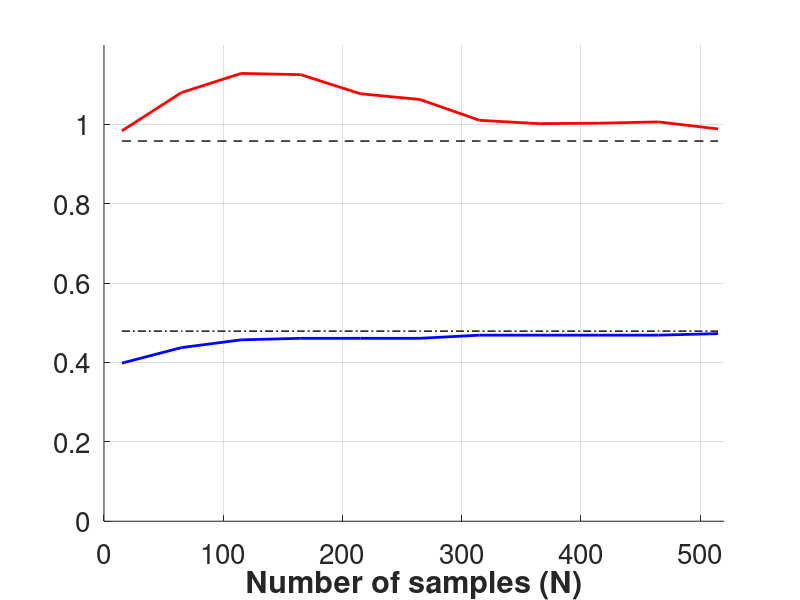

The MATLAB script that drew this image: (Note: this script raises an error after producing the figure.)
close all;
delta=[0.8100    0.8100    0.8100    0.8192    0.8558    0.8675    0.9280    0.9358    0.9347    0.9317    0.9564];

lb=[0.3984    0.4375    0.4570    0.4609    0.4609    0.4609    0.4688    0.4688    0.4688    0.4688    0.4727];

ub=[0.9837    1.0802    1.1284    1.1253    1.0772    1.0627    1.0102    1.0018    1.0030    1.0062    0.9885];


points=[15:50:515];
set(gca,'FontSize',20)

a=0.958*ones(1,11);
b=1/sqrt(4)*a;
hold on
grid on
plot(points,lb,'b','LineWidth',2)
plot(points,ub,'r','LineWidth',2)
plot(points,a,'--k','LineWidth',1)
plot(points,b,'-.k','LineWidth',1)
ylim([0 1.2]);
xlim([0 520]);



xlabel('Number of samples (N)','FontWeight','bold')



h_legend = legend('Lower bound','Upper bound','\rho','\rho / \surd n','Interpreter','latex','FontSize')
set(h_legend,'FontSize',20);
%legend('\sqrt{n}','Interpreter','latex')
%ylabel('Bounds','FontWeight','bold')